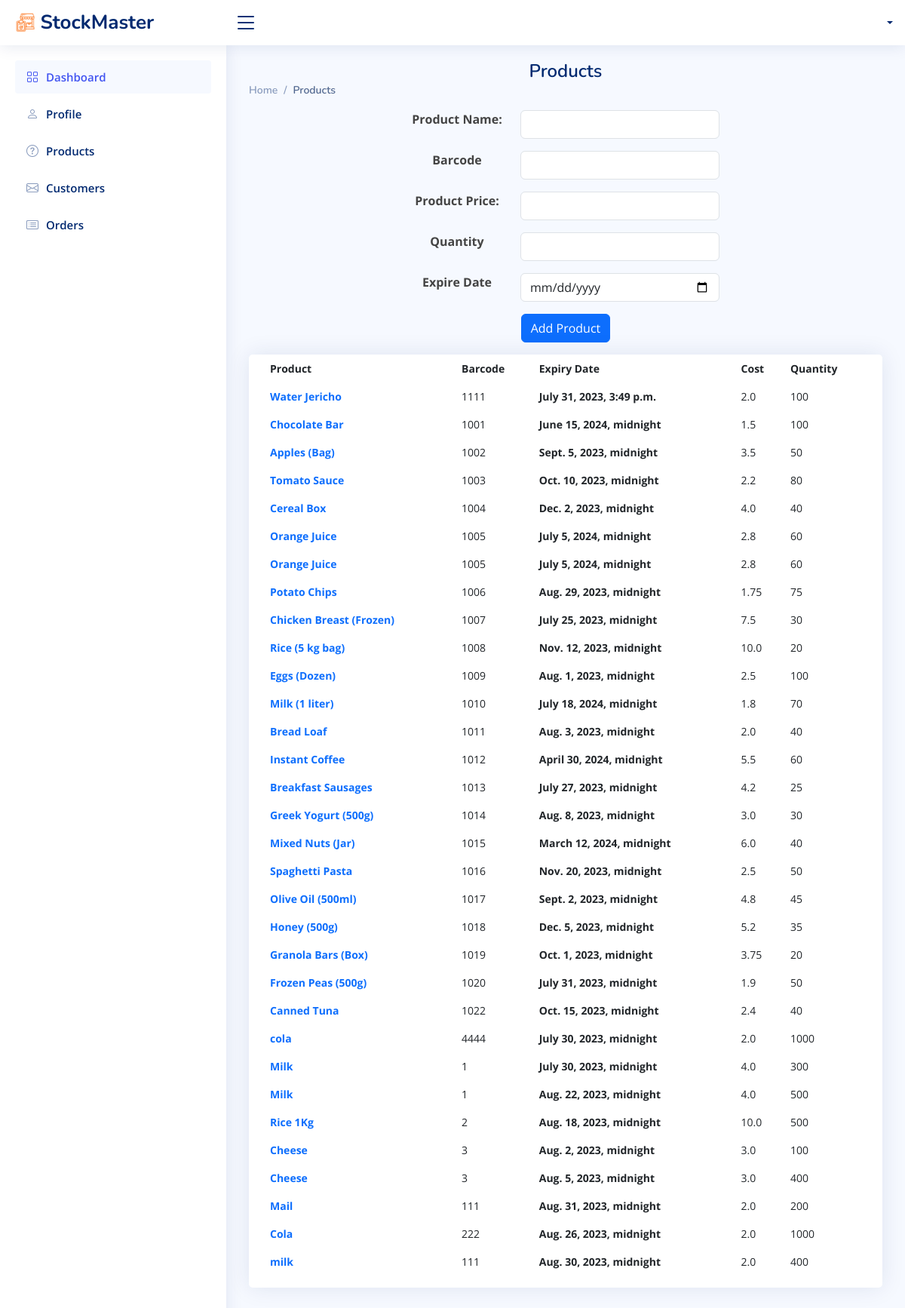
Screenshot of /dashboard/products with the database file from the repository.
### StockMaster_app/models.py (models this page shows)
class Prodcut(models.Model):
    p_name = models.CharField(max_length=255)
    p_barcode = models.IntegerField()
    expire_date = models.DateTimeField()
    cost = models.FloatField()
    qty = models.IntegerField()
    user = models.ForeignKey(User, on_delete=models.CASCADE, related_name='products')
    created_at = models.DateTimeField(auto_now_add=True)
    updated_at = models.DateTimeField(auto_now=True)

### StockMaster_app/views.py (the view)
# urls.py: path('dashboard/products', views.prodcuts, name='products-page'),
def prodcuts(request):
    products = Prodcut.objects.all()
    context = {
        'products' : products
    }
    return render(request, 'products-page.html', context)

### StockMaster_app/templates/products-page.html (shortened to what this page needs)
{% load static %}
<!DOCTYPE html>
<html lang="en">
<head>
    <link rel="stylesheet" href="{% static 'vendor/bootstrap/css/bootstrap.min.css' %}">
    <link rel="stylesheet" href="{% static 'vendor/bootstrap-icons/bootstrap-icons.css' %}">
    <link rel="stylesheet" href="{% static 'vendor/boxicons/css/boxicons.min.css' %}">
    <link rel="stylesheet" href="{% static 'vendor/quill/quill.snow.css' %}">
    <link rel="stylesheet" href="{% static 'vendor/quill/quill.bubble.css' %}">
    <link rel="stylesheet" href="{% static 'vendor/remixicon/remixicon.css' %}">
    <link rel="stylesheet" href="{% static 'vendor/simple-datatables/style.css' %}">
    <link rel="stylesheet" href="{% static 'style.css' %}">
</head>
<body>
    <header id="header" class="header fixed-top d-flex align-items-center">
        <div class="d-flex align-items-center justify-content-between">
            <a href="#" class="logo d-flex align-items-center">
                <img src="{% static 'img/logo.png' %}" alt="">
                <span class="d-none d-lg-block">StockMaster</span>
            </a>
            <i class="bi bi-list toggle-sidebar-btn"></i>
        </div>
        <nav class="header-nav ms-auto">
            <ul class="d-flex align-items-center">
                <li class="nav-item dropdown pe-3">
                    <a class="nav-link nav-profile d-flex align-items-center pe-0" href="#" data-bs-toggle="dropdown">
                        <span class="d-none d-md-block dropdown-toggle ps-2">{{user.f_name}}</span>
                    </a>
                </li>
            </ul>
        </nav>
    </header>
    <aside id="sidebar" class="sidebar">
        <ul class="sidebar-nav" id="sidebar-nav">
            <li class="nav-item">
                <a class="nav-link " href="index.html">
                    <i class="bi bi-grid"></i>
                    <span>Dashboard</span>
                </a>
            </li>
            <li class="nav-item">
                <a class="nav-link collapsed" href="/dashboard/profile">
                    <i class="bi bi-person"></i>
                    <span>Profile</span>
                </a>
            </li>
            <li class="nav-item">
                <a class="nav-link collapsed" href="/dashboard/products">
                    <i class="bi bi-question-circle"></i>
                    <span>Products</span>
                </a>
            </li>
            <li class="nav-item">
                <a class="nav-link collapsed" href="customers-page.html">
                    <i class="bi bi-envelope"></i>
                    <span>Customers</span>
                </a>
            </li>
            <li class="nav-item">
                <a class="nav-link collapsed" href="orders-page.html">
                    <i class="bi bi-card-list"></i>
                    <span>Orders</span>
                </a>
            </li>
        </ul>
    </aside>
    <main id="main" class="main">
        <div class="pagetitle">
            <h1>Products</h1>
            <nav>
                <ol class="breadcrumb">
                    <li class="breadcrumb-item">
                        <a href="index.html">Home</a>
                    </li>
                    <li class="breadcrumb-item active">Products</li>
                </ol>
            </nav>
        </div>
        <section class="section dashboard">
            <div class="row">
                <div class="col-sm-12">
                    <form action="">
                        <div class="row justify-content-center mb-3">
                            <div class="col-sm-2 text-center fw-bold ">
                                <label class="form-label">Product Name:</label>
                            </div>
                            <div class="col-sm-4">
                                <input type="text" class="form-control" name="p_name">
                            </div>
                        </div>
                        <div class="row justify-content-center mb-3">
                            <div class="col-sm-2 text-center fw-bold ">
                                <label class="form-label">Barcode</label>
                            </div>
                            <div class="col-sm-4">
                                <input type="number" class="form-control" name="p_barcode">
                            </div>
                        </div>
                        <div class="row justify-content-center mb-3">
                            <div class="col-sm-2 text-center fw-bold ">
                                <label class="form-label">Product Price:</label>
                            </div>
                            <div class="col-sm-4">
                                <input type="number" class="form-control" name="cost">
                            </div>
                        </div>
                        <div class="row justify-content-center mb-3">
                            <div class="col-sm-2 text-center fw-bold ">
                                <label class="form-label">Quantity</label>
                            </div>
                            <div class="col-sm-4">
                                <input type="number" class="form-control" name="qty">
                            </div>
                        </div>
                        <div class="row justify-content-center mb-3">
                            <div class="col-sm-2 text-center fw-bold ">
                                <label class="form-label">Expire Date</label>
                            </div>
                            <div class="col-sm-4">
                                <input type="date" class="form-control" name="expire_date">
                            </div>
                        </div>
                        <div class="row mb-3">
                            <div class="col-sm-12 text-center">
                                <button class="btn btn-primary">Add Product</button>
                            </div>
                        </div>
                    </form>
                </div>
                <div class="col-12">
                    <div class="card top-selling overflow-auto">
                        <div class="card-body pb-0">
                            <table class="table table-borderless">
                                <thead>
                                    <tr>
                                        <th scope="col">Product</th>
                                        <th scope="col">Barcode</th>
                                        <th scope="col">Expiry Date</th>
                                        <th scope="col">Cost</th>
                                        <th scope="col">Quantity</th>
                                    </tr>
                                </thead>
                                <tbody>
                                    {% for product in products %}
                                    <tr>
                                        <td>
                                            <a href="#" class="text-primary fw-bold">
                                                {{ product.p_name }}
                                            </a>
                                        </td>
                                        <td>{{product.p_barcode}}</td>
                                        <td class="fw-bold">{{ product.expire_date }}</td>
                                        <td>{{ product.cost }}</td>
                                        <td>{{ product.qty }}</td>
                                    </tr>
                                    {% endfor %}
                                </tbody>
                            </table>
                        </div>
                    </div>
                </div>
            </div>
        </section>
    </main>
</body>
</html>

### StockMaster_app/static/style.css (style rules this page uses)
:root { scroll-behavior: smooth; }
body { font-family: "Open Sans", sans-serif; background: #f6f9ff; color: #444444; }
a { color: #4154f1; text-decoration: none; }
h1, h2, h3, h4, h5, h6 { font-family: "Nunito", sans-serif; }
#main { margin-top: 60px; padding: 20px 30px; transition: all 0.3s; }
.pagetitle { margin-bottom: 10px; }
.pagetitle h1 { font-size: 24px; margin-bottom: 0; font-weight: 600; color: #012970; }
.card { margin-bottom: 30px; border: none; border-radius: 5px; box-shadow: 0px 0 30px rgba(1, 41, 112, 0.1); }
.card-body { padding: 0 20px 20px 20px; }
.breadcrumb { font-size: 14px; font-family: "Nunito", sans-serif; color: #899bbd; font-weight: 600; }
.breadcrumb a { color: #899bbd; transition: 0.3s; }
.breadcrumb .breadcrumb-item::before { color: #899bbd; }
.breadcrumb .active { color: #51678f; font-weight: 600; }
.logo { line-height: 1; }
@media (min-width: 1200px) { .logo { width: 280px; } }
.logo img { max-height: 26px; margin-right: 6px; }
.logo span { font-size: 26px; font-weight: 700; color: #012970; font-family: "Nunito", sans-serif; }
.header { transition: all 0.5s; z-index: 997; height: 60px; box-shadow: 0px 2px 20px rgba(1, 41, 112, 0.1); background-color: #fff; padding-left: 20px; }
.header .toggle-sidebar-btn { font-size: 32px; padding-left: 10px; cursor: pointer; color: #012970; }
.header-nav ul { list-style: none; }
.header-nav>ul { margin: 0; padding: 0; }
.header-nav .nav-profile { color: #012970; }
.header-nav .nav-profile span { font-size: 14px; font-weight: 600; }
.sidebar { position: fixed; top: 60px; left: 0; bottom: 0; width: 300px; z-index: 996; transition: all 0.3s; padding: 20px; overflow-y: auto; scrollbar-width: thin; scrollbar-color: #aab7cf transparent; box-shadow: 0px 0px 20px rgba(1, 41, 112, 0.1); background-color: #fff; }
@media (min-width: 1200px) { #main, #footer { margin-left: 300px; } }
.sidebar-nav { padding: 0; margin: 0; list-style: none; }
.sidebar-nav li { padding: 0; margin: 0; list-style: none; }
.sidebar-nav .nav-item { margin-bottom: 5px; }
.sidebar-nav .nav-link { display: flex; align-items: center; font-size: 15px; font-weight: 600; color: #4154f1; transition: 0.3; background: #f6f9ff; padding: 10px 15px; border-radius: 4px; }
.sidebar-nav .nav-link i { font-size: 16px; margin-right: 10px; color: #4154f1; }
.sidebar-nav .nav-link.collapsed { color: #012970; background: #fff; }
.sidebar-nav .nav-link.collapsed i { color: #899bbd; }
.dashboard .top-selling { font-size: 14px; }
.dashboard .top-selling .table thead { background: #f6f6fe; }
.dashboard .top-selling .table thead th { border: 0; }
.dashboard .top-selling .table tbody td { vertical-align: middle; }

### StockMaster_app/templates/products-page.html (style rules this page uses)
h1, h3 { text-align: center; color: red; }

### rows the page displays
Prodcut: p_name "Water Jericho", p_barcode "1111", expire_date "July 31, 2023, 3:49 p.m.", cost "2.0", qty "100"
Prodcut: p_name "Chocolate Bar", p_barcode "1001", expire_date "June 15, 2024, midnight", cost "1.5", qty "100"
Prodcut: p_name "Apples (Bag)", p_barcode "1002", expire_date "Sept. 5, 2023, midnight", cost "3.5", qty "50"
Prodcut: p_name "Tomato Sauce", p_barcode "1003", expire_date "Oct. 10, 2023, midnight", cost "2.2", qty "80"
Prodcut: p_name "Cereal Box", p_barcode "1004", expire_date "Dec. 2, 2023, midnight", cost "4.0", qty "40"
Prodcut: p_name "Orange Juice", p_barcode "1005", expire_date "July 5, 2024, midnight", cost "2.8", qty "60"
Prodcut: p_name "Orange Juice", p_barcode "1005", expire_date "July 5, 2024, midnight", cost "2.8", qty "60"
Prodcut: p_name "Potato Chips", p_barcode "1006", expire_date "Aug. 29, 2023, midnight", cost "1.75", qty "75"
Prodcut: p_name "Chicken Breast (Frozen)", p_barcode "1007", expire_date "July 25, 2023, midnight", cost "7.5", qty "30"
Prodcut: p_name "Rice (5 kg bag)", p_barcode "1008", expire_date "Nov. 12, 2023, midnight", cost "10.0", qty "20"
Prodcut: p_name "Eggs (Dozen)", p_barcode "1009", expire_date "Aug. 1, 2023, midnight", cost "2.5", qty "100"
Prodcut: p_name "Milk (1 liter)", p_barcode "1010", expire_date "July 18, 2024, midnight", cost "1.8", qty "70"
Prodcut: p_name "Bread Loaf", p_barcode "1011", expire_date "Aug. 3, 2023, midnight", cost "2.0", qty "40"
Prodcut: p_name "Instant Coffee", p_barcode "1012", expire_date "April 30, 2024, midnight", cost "5.5", qty "60"
Prodcut: p_name "Breakfast Sausages", p_barcode "1013", expire_date "July 27, 2023, midnight", cost "4.2", qty "25"
Prodcut: p_name "Greek Yogurt (500g)", p_barcode "1014", expire_date "Aug. 8, 2023, midnight", cost "3.0", qty "30"
Prodcut: p_name "Mixed Nuts (Jar)", p_barcode "1015", expire_date "March 12, 2024, midnight", cost "6.0", qty "40"
Prodcut: p_name "Spaghetti Pasta", p_barcode "1016", expire_date "Nov. 20, 2023, midnight", cost "2.5", qty "50"
Prodcut: p_name "Olive Oil (500ml)", p_barcode "1017", expire_date "Sept. 2, 2023, midnight", cost "4.8", qty "45"
Prodcut: p_name "Honey (500g)", p_barcode "1018", expire_date "Dec. 5, 2023, midnight", cost "5.2", qty "35"
Prodcut: p_name "Granola Bars (Box)", p_barcode "1019", expire_date "Oct. 1, 2023, midnight", cost "3.75", qty "20"
Prodcut: p_name "Frozen Peas (500g)", p_barcode "1020", expire_date "July 31, 2023, midnight", cost "1.9", qty "50"
Prodcut: p_name "Canned Tuna", p_barcode "1022", expire_date "Oct. 15, 2023, midnight", cost "2.4", qty "40"
Prodcut: p_name "cola", p_barcode "4444", expire_date "July 30, 2023, midnight", cost "2.0", qty "1000"
Prodcut: p_name "Milk", p_barcode "1", expire_date "July 30, 2023, midnight", cost "4.0", qty "300"
Prodcut: p_name "Milk", p_barcode "1", expire_date "Aug. 22, 2023, midnight", cost "4.0", qty "500"
Prodcut: p_name "Rice 1Kg", p_barcode "2", expire_date "Aug. 18, 2023, midnight", cost "10.0", qty "500"
Prodcut: p_name "Cheese", p_barcode "3", expire_date "Aug. 2, 2023, midnight", cost "3.0", qty "100"
Prodcut: p_name "Cheese", p_barcode "3", expire_date "Aug. 5, 2023, midnight", cost "3.0", qty "400"
Prodcut: p_name "Mail", p_barcode "111", expire_date "Aug. 31, 2023, midnight", cost "2.0", qty "200"
Prodcut: p_name "Cola", p_barcode "222", expire_date "Aug. 26, 2023, midnight", cost "2.0", qty "1000"
Prodcut: p_name "milk", p_barcode "111", expire_date "Aug. 30, 2023, midnight", cost "2.0", qty "400"
